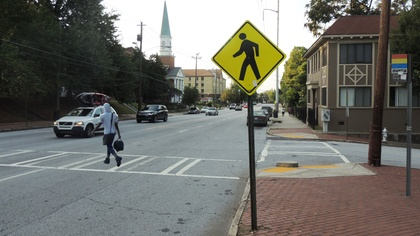
%> input picture Inventory_Pic_1.jpg, 420 x 236 px, shrunk from 1800 x 1012 before the run
$ octave --eval "result = find_red(imread('Inventory_Pic_1.jpg'));"   (GNU Octave 9; MATLAB toolbox functions it lacks are replaced by stand-ins)
%> lines starting %> are read from the running program, lines starting %| are printed output that depends on the picture; in (x1, y1, x2, y2) boxes, pixels count from 0 and x2, y2 are one past the last pixel; in counts of white or black regions, pixels touching at a corner belong together; the program's own positions count from 1
function [ img2,counte2 ] = find_red( image )

[H1 W1 L] = size(image);
%> H1 = 236; W1 = 420; L = 3
counte2 =0;
img2 = uint8(zeros(H1,W1,L));
imm2 = rgb2gray(image);
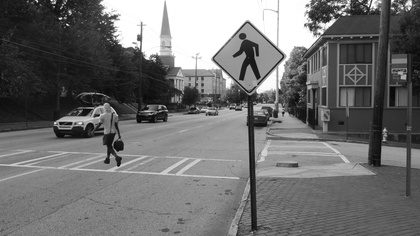
%> imm2: size 236x420 uint8; min 2, max 255, mean 111.7
inn = medfilt2(imm2);
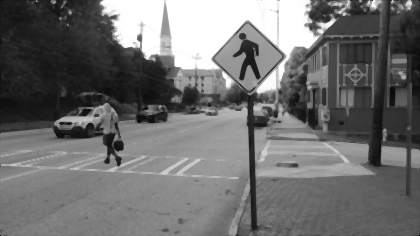
%> inn: size 236x420 uint8; min 0, max 255, mean 111.4
imshow (inn);
if (H1 == 0|| W1 ==0)
    img2 = 0;
end

for i = 1:H1
    for j = 1:W1

if(image(i,j,1) >= 120 && image(i,j,2) <= 70 && image(i,j,3) <= 70)

    img2(i,j,:) = image(i,j,:);
    counte2 =counte2+1 ;
end

if(image(i,j,1) >= 140 && image(i,j,2) <= 100 && image(i,j,3) <= 105)

    img2(i,j,:) = image(i,j,:);
    counte2 =counte2 +1 ;
end


    end

end
%> after the loop, counte2 = 36

imu = im2bw(img2);
%> imu: size 236x420 logical; every value is 0
coun = sum(sum(imu));
%> coun = 0

for i = 1 :H1
    for j = 1  : W1

        if (img2(i,j,1) ~= 0 ||img2(i,j,2) ~= 0 || img2(i,j,3) ~= 0)
            img2 (i,j , 2) = 254;
            img2 (i,j , 1) = 0;
            img2 (i,j , 3) = 0;

        end
    end
end
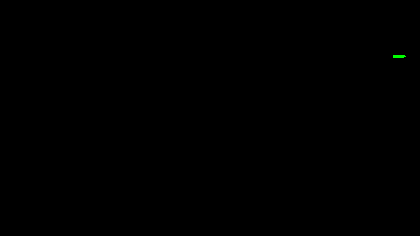
%> img2: size 236x420x3 uint8; mean R, G, B 0, 0.1, 0

 img2 = im2bw (img2);
%> img2: size 236x420 logical; 0.04% white; 1 white region, box (x1, y1, x2, y2) and area: (393, 55, 406, 58) 36
figure , imshow (img2) ;

end

$ run again, on 1.1.jpg
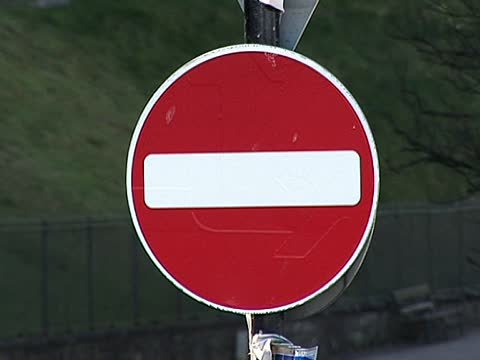
%> input picture 1.1.jpg, 480 x 360 px
%> after the loop in find_red, `for i = 1:H1`:
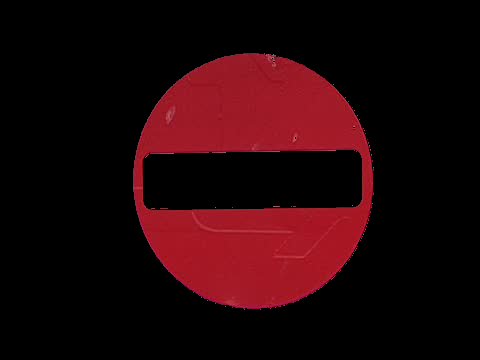
%> img2: size 360x480x3 uint8; mean R, G, B 33.8, 5.4, 8.4
%> after the loop in find_red, `for i = 1:H1`: counte2 = 71112
%> imu: size 360x480 logical; 0% white in thin lines or dots, all inside (x1, y1, x2, y2) = (295, 126, 355, 140)
%> coun = 2
%> in find_red, `img2 = im2bw (img2);`:
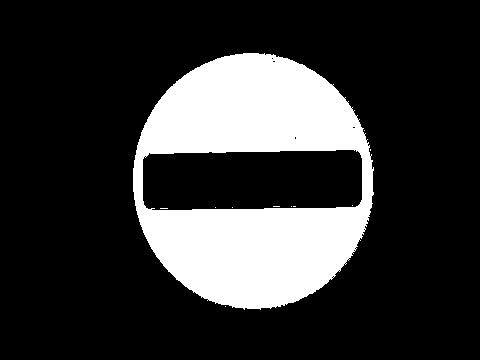
%> img2: size 360x480 logical; 20.9% white; 11 white regions (10 under 20 px), largest, box (x1, y1, x2, y2) and area: (133, 53, 374, 310) 36073

$ run again, on 2.1.jpg
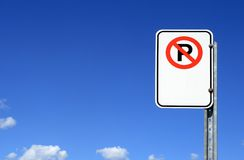
%> input picture 2.1.jpg, 244 x 160 px
%> after the loop in find_red, `for i = 1:H1`: counte2 = 841
%> imu: size 160x244 logical; 0.02% white in thin lines or dots, all inside (x1, y1, x2, y2) = (166, 40, 202, 68)
%> coun = 8
%> after the loop in find_red, `for i = 1 :H1`:
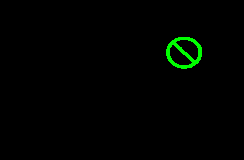
%> img2: size 160x244x3 uint8; mean R, G, B 0, 2.9, 0
%> in find_red, `img2 = im2bw (img2);`:
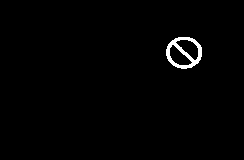
%> img2: size 160x244 logical; 1.2% white; 1 white region, box (x1, y1, x2, y2) and area: (166, 37, 202, 69) 449
